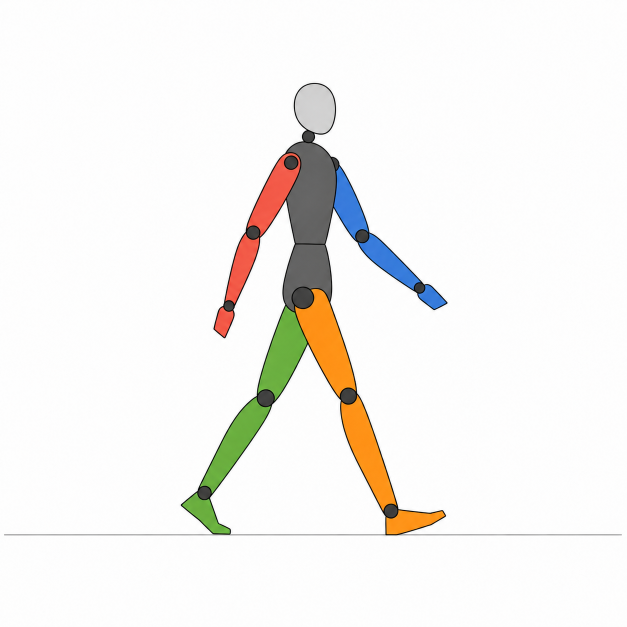
#> input picture maintenance/motion-reference-candidates/sideview-walk/candidate-004-six-frame-anchored/frames/frame-01-v2.png, 1254 x 1254 px (shown at 1/2 size)
$ python -i check_animation_contracts.py   (imports and definitions only)
#> lines starting #> are read from the running program, lines starting #| are printed output that depends on the picture
#!/usr/bin/env python3
# SPDX-License-Identifier: Apache-2.0
"""Generic animation contract QA for sprite atlas rows.

This script checks the animation workflows recorded by the sprite pipeline
or inferred from row names/actions. It is intentionally heuristic: it catches
obvious contract failures, then writes the visual checklist that still must be
reviewed by a human or browser/prototype pass.
"""

from __future__ import annotations

import argparse
import json
import re
from pathlib import Path
from typing import Any

from PIL import Image

from runio import atomic_write_text


WORKFLOW_ORDER = [
    "idle-breath",
    "fighting-stance-idle",
    "gesture-loop",
    "front-fps-creature-locomotion",
    "front-fps-creature-attack",
    "sideview-locomotion",
    "topdown-locomotion",
    "combat-quick-strike",
    "combat-power-strike",
    "topdown-weapon-attack",
    "responsive-jump",
    "hit-reaction-knockdown",
    "run-gun-layered-motion",
    "vfx-buildup-peak-decay",
    "water-loop",
    "wind-ambient-loop",
    "pickup-feedback",
    "tiny-motion",
]

LOCOMOTION_WORKFLOWS = {
    "front-fps-creature-locomotion",
    "sideview-locomotion",
    "topdown-locomotion",
    "run-gun-layered-motion",
}
ACTION_WORKFLOWS = {"front-fps-creature-attack", "combat-quick-strike", "combat-power-strike", "topdown-weapon-attack"}
LOOP_WORKFLOWS = {"idle-breath", "fighting-stance-idle", "gesture-loop", "water-loop", "wind-ambient-loop", "pickup-feedback"}

WORKFLOW_CONTRACTS: dict[str, dict[str, Any]] = {
    "idle-breath": {
        "min_frames": 2,
        "phases": ["anchor", "rise-or-hold", "down-accent", "return"],
        "visual_checks": [
            "feet or runtime pivot remain stable unless a step is intentional",
            "secondary motion is smaller and later than torso rhythm",
            "end-to-start loop does not pop at playback speed",
        ],
    },
    "fighting-stance-idle": {
        "min_frames": 2,
        "phases": ["combat stance", "breath or weight rhythm", "extremity offset", "return"],
        "visual_checks": [
            "guard, support side, and weapon or fist logic read clearly",
            "extremities amplify the torso without becoming random bobbing",
            "stance communicates role, not a generic idle with raised hands",
        ],
    },
    "gesture-loop": {
        "min_frames": 3,
        "phases": ["identity anchor", "gesture anticipation", "clear accent", "return to anchor"],
        "visual_checks": [
            "the gesture reads from body and limb motion without detached symbols",
            "feet, camera, scale, and character identity remain stable",
            "the final-to-first transition returns cleanly without an arm or prop pop",
        ],
    },
    "front-fps-creature-locomotion": {
        "min_frames": 4,
        "phases": ["idle anchor", "contact or pressure A", "idle anchor", "opposite contact or pressure B"],
        "visual_checks": [
            "the creature remains full frontal without camera rotation, scale change, or whole-body mirror sway",
            "the two active poses use opposite anatomy appropriate to the creature, not a generic biped leg mirror",
            "grounded limbs, crawling body mass, wings, tails, or lower bodies follow the declared movement source",
        ],
    },
    "front-fps-creature-attack": {
        "min_frames": 4,
        "phases": ["idle anchor", "anatomical anticipation", "frontal contact", "idle recovery"],
        "visual_checks": [
            "the attack uses the creature's declared anatomy instead of a generic one-hand strike",
            "anticipation and contact remain fully frontal and preserve body identity, scale, and limb count",
            "the contact pose is threatening and the final frame returns to the exact idle anchor",
        ],
    },
    "sideview-locomotion": {
        "min_frames": 4,
        "phases": ["contact A", "down/pass", "contact B", "up/pass"],
        "visual_checks": [
            "frame 1 and the opposite contact frame show opposite anatomical support legs",
            "pass/down frames do not keep both legs drifting to the same side",
            "foot sliding, frozen knees, and loop seam are reviewed at playback speed",
        ],
    },
    "topdown-locomotion": {
        "min_frames": 4,
        "phases": ["contact A", "pass/down", "contact B", "pass/up"],
        "visual_checks": [
            "each direction row proves opposite support/contact legs independently",
            "front/up/side projection keeps body volume and limb length consistent",
            "hair, robes, capes, or equipment do not hide the leg-phase proof",
        ],
    },
    "combat-quick-strike": {
        "min_frames": 4,
        "phases": ["guard/start", "brief smear", "hit/contact", "follow-through", "recover"],
        "visual_checks": [
            "active/contact frame is the strongest silhouette",
            "visual range matches gameplay range",
            "smear follows the motion direction and does not appear during recovery",
        ],
    },
    "combat-power-strike": {
        "min_frames": 5,
        "phases": ["load", "fast smear", "hit/contact", "held follow-through", "recovery", "settle"],
        "visual_checks": [
            "anticipation communicates weight instead of input lag",
            "active/contact frame reads as committed impact",
            "overshoot and recovery preserve the same body scale",
        ],
    },
    "topdown-weapon-attack": {
        "min_frames": 5,
        "phases": ["anticipation", "forward smear", "contact/rebound", "follow-through", "recover"],
        "visual_checks": [
            "weapon stays in the same hand across directions",
            "hitbox reach feels fair across angles",
            "smear appears on the forward strike, not on anticipation or recovery",
        ],
    },
    "responsive-jump": {
        "min_frames": 3,
        "phases": ["launch/up", "airborne", "down", "landing/compression"],
        "visual_checks": [
            "body scale remains locked to idle while the character moves through the slot",
            "up and down poses are distinct enough for input response",
            "dust or motion marks do not compensate for weak body placement",
        ],
    },
    "hit-reaction-knockdown": {
        "min_frames": 4,
        "phases": ["impact direction", "recoil/drag", "loss of balance", "ground/contact", "settle"],
        "visual_checks": [
            "force direction is readable",
            "pose loses support or braces instead of becoming a surprised idle",
            "final/contact pose is not cropped and keeps character scale",
        ],
    },
    "run-gun-layered-motion": {
        "min_frames": 4,
        "phases": ["leg locomotion", "torso/weapon layer", "gun sway", "loop return"],
        "visual_checks": [
            "legs keep flowing while the upper body aims or shoots",
            "weapon sway rides shoulder/body bounce",
            "hair and cloth do not fight the main run rhythm",
        ],
    },
    "vfx-buildup-peak-decay": {
        "min_frames": 4,
        "phases": ["buildup/source", "peak", "decay", "fade or loop return"],
        "visual_checks": [
            "emitter or contact anchor remains stable",
            "peak frame is visually dominant and not a linear same-energy ramp",
            "alpha fade is safe and does not preserve chroma-colored cores",
        ],
    },
    "water-loop": {
        "min_frames": 3,
        "phases": ["flow guide", "travel/displacement", "splash or ripple response", "loop closure"],
        "visual_checks": [
            "loop math closes without end-to-start pop",
            "flow follows the intended river, waterfall, wave, or reflection path",
            "bands, splashes, and reflections do not all move in sync",
        ],
    },
    "wind-ambient-loop": {
        "min_frames": 3,
        "phases": ["material choice", "flow points", "propagated wave", "loop closure"],
        "visual_checks": [
            "motion follows flow points instead of random per-frame shifts",
            "layers are offset in timing",
            "wind adds life without stealing focus from the subject",
        ],
    },
    "pickup-feedback": {
        "min_frames": 2,
        "phases": ["idle affordance", "readability", "meaningful feedback", "short stable loop"],
        "visual_checks": [
            "item reads as collectible or confirmation, not hazard/projectile/VFX",
            "silhouette and local color carry the read before detail",
            "loop stays noticeable without competing with player action",
        ],
    },
    "tiny-motion": {
        "min_frames": 2,
        "max_frames": 4,
        "phases": ["strong key frame", "1px or cluster change", "return or alternate key"],
        "visual_checks": [
            "each frame changes the runtime read",
            "detail does not flicker at playback size",
            "motion uses one-pixel or cluster-scale changes rather than smooth filler",
        ],
    },
}


# [222 lines left out: functions dedupe_ordered, ordered_workflows, normalized_list, state_tokens, request_descriptor, workflow_tokens_from_art_direction and 5 more, not called in this run]


def alpha_mask_bytes(frame: Image.Image, threshold: int = 16) -> bytes:
    return frame.getchannel("A").point(lambda value: 255 if value > threshold else 0).tobytes()


def alpha_bbox(frame: Image.Image, threshold: int = 16) -> tuple[int, int, int, int] | None:
    return frame.getchannel("A").point(lambda value: 255 if value > threshold else 0).getbbox()


# [32 lines left out: function bbox_metrics, not called in this run]


def normalized_pair_diff(left: Image.Image, right: Image.Image, y_start_ratio: float = 0.0) -> float:
    if left.size != right.size:
        return 1.0
    width, height = left.size
    y_start = max(0, min(height - 1, round(height * y_start_ratio)))
    left_mask = alpha_mask_bytes(left.crop((0, y_start, width, height)))
    right_mask = alpha_mask_bytes(right.crop((0, y_start, width, height)))
    union = 0
    xor = 0
    for left_value, right_value in zip(left_mask, right_mask):
        left_on = bool(left_value)
        right_on = bool(right_value)
        if left_on or right_on:
            union += 1
            if left_on != right_on:
                xor += 1
    return xor / union if union else 0.0


def metric_range(metrics: list[dict[str, float]], key: str) -> float:
    values = [metric[key] for metric in metrics]
    return max(values) - min(values) if values else 0.0


# [84 lines left out: functions alpha_area_range_ratio, support_balance, support_side, contact_phase_check, not called in this run]


def loop_closure_diff(frames: list[Image.Image]) -> float:
    if len(frames) < 2:
        return 0.0
    return normalized_pair_diff(frames[-1], frames[0])


# [552 lines left out: functions inspect_locomotion, inspect_action, inspect_jump, inspect_reaction, vfx_signal_area, range_ratio and 7 more, not called in this run]


# [2 lines not run here, left out]

>>> import cv2
>>> picture = cv2.imread('../../../maintenance/motion-reference-candidates/sideview-walk/candidate-004-six-frame-anchored/frames/frame-01-v2.png', cv2.IMREAD_GRAYSCALE)
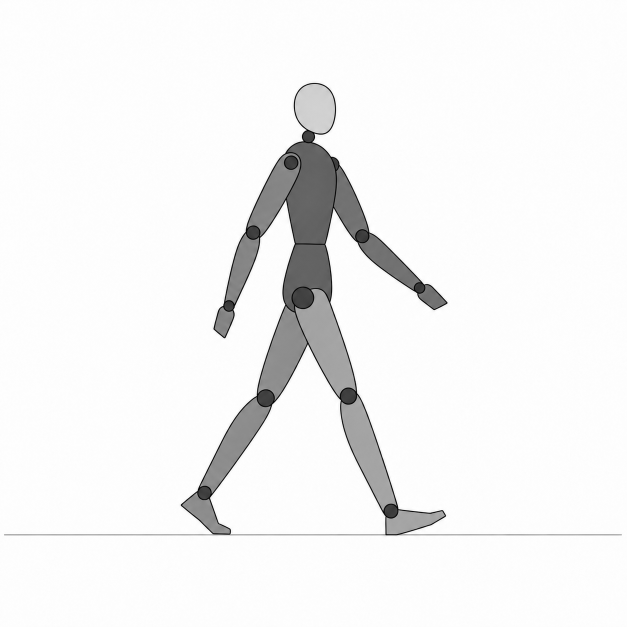
#> picture: shape (1254, 1254) (shown at 1/2 size); min 0, max 255, mean 243.1
>>> result = loop_closure_diff(picture)
#> (the run stopped early here; a loop or call above may not have finished)

$ run again, on maintenance/motion-reference-candidates/sideview-walk/candidate-004-six-frame-anchored/frames/frame-03-v2.png
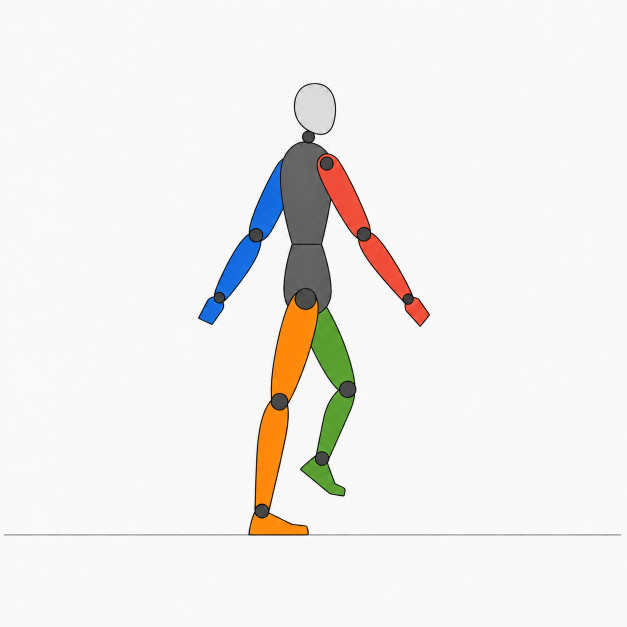
#> input picture maintenance/motion-reference-candidates/sideview-walk/candidate-004-six-frame-anchored/frames/frame-03-v2.png, 1254 x 1254 px (shown at 1/2 size)
#> `picture = cv2.imread('../../../maintenance/motion-reference-candidates..`:
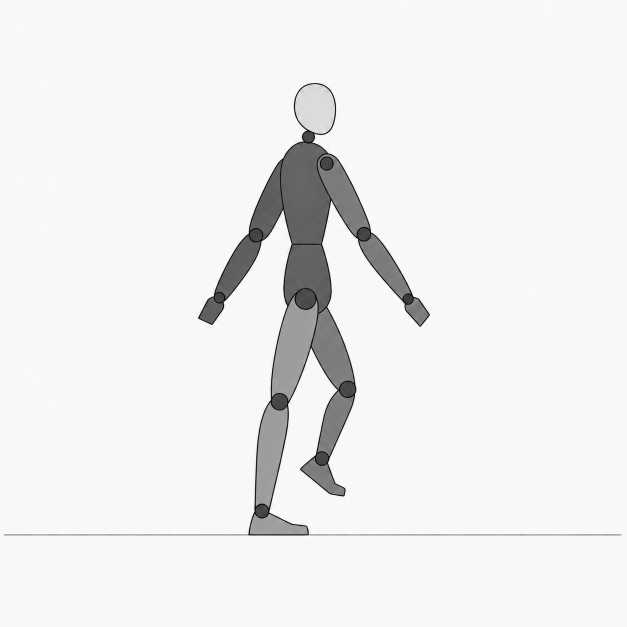
#> picture: shape (1254, 1254) (shown at 1/2 size); min 0, max 255, mean 238.9
